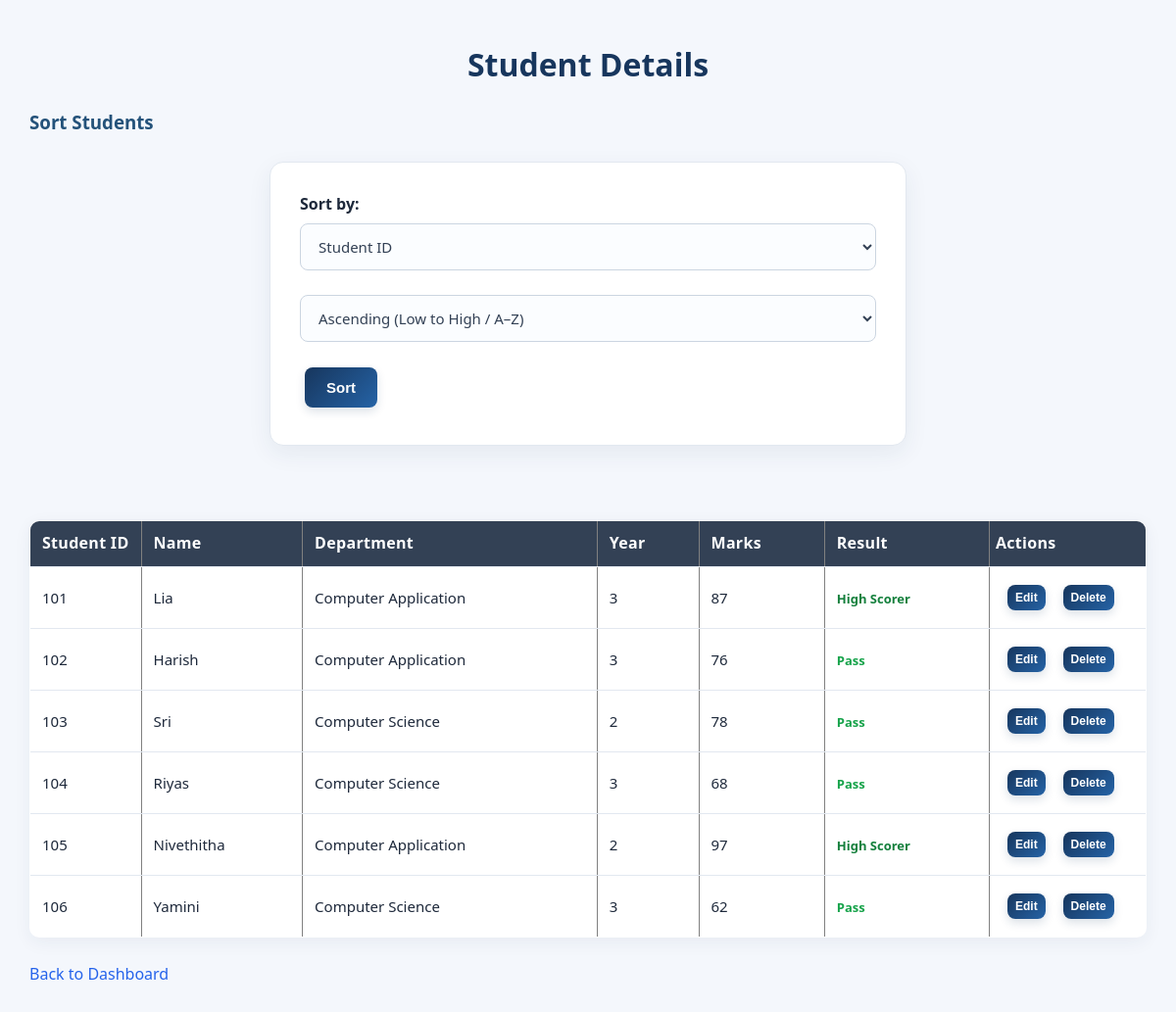
Before: /students with the older database file.
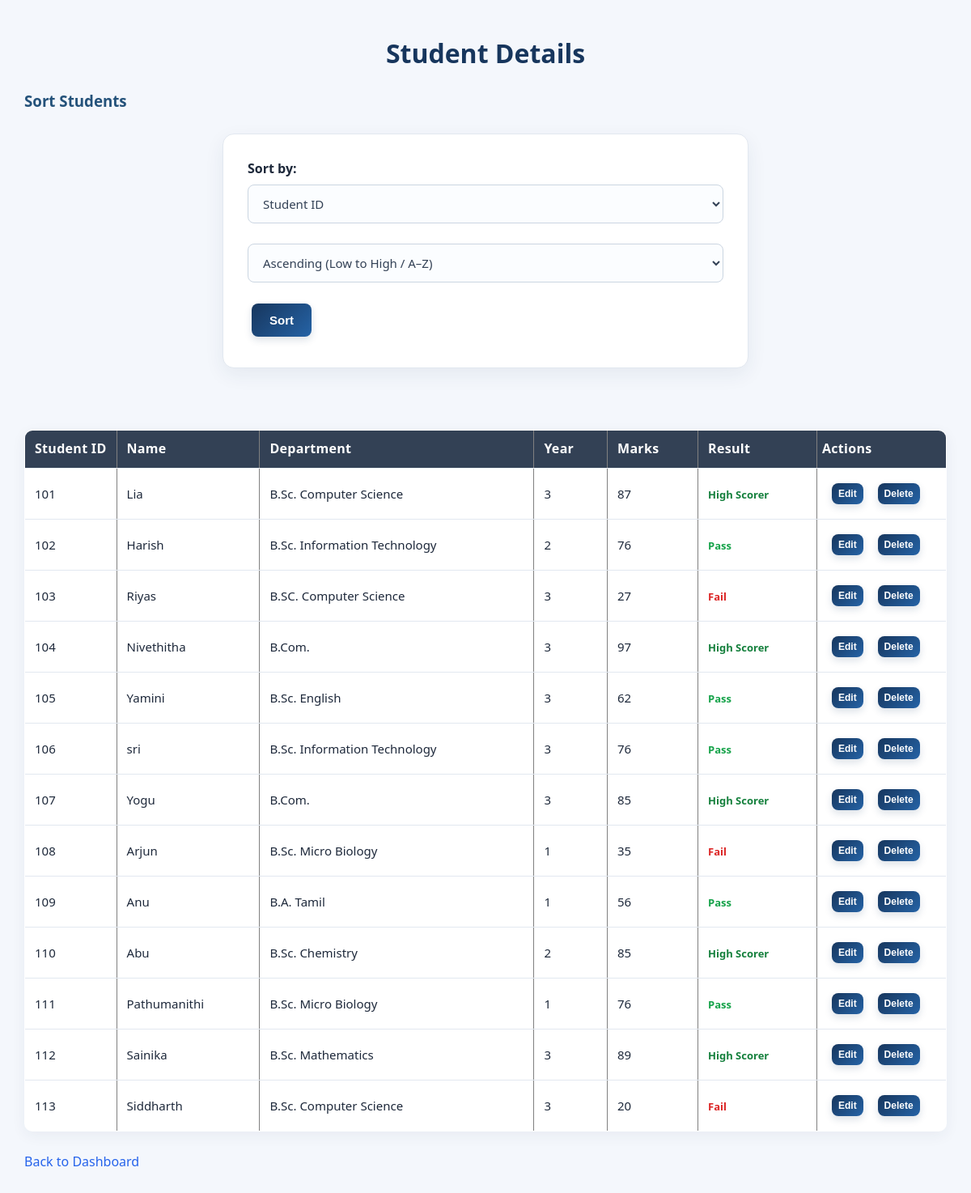
After: the same page with the newer database file.
### tables this page shows
CREATE TABLE students (
            id INTEGER PRIMARY KEY AUTOINCREMENT,
            student_id TEXT,
            name TEXT,
            department TEXT,
            year TEXT,
            marks INTEGER
        );

### app.py (the view)
@app.route("/students")
def view_students():
    connection = sqlite3.connect("students.db")
    cursor = connection.cursor()
    cursor.execute("SELECT * FROM students")
    students = cursor.fetchall()
    connection.close()
    return render_template("students.html", students=students)

### templates/students.html (shortened to what this page needs)
<!DOCTYPE html>
<html lang="en">
<head>
    <link rel="stylesheet" href="{{ url_for('static', filename='style.css') }}">
</head>
<body>
    <h1>Student Details</h1>
<h3>Sort Students</h3>
<form action="{{ url_for('sort_students') }}" method="GET">
    <label for="by">Sort by:</label>
    <select name="by" id="by">
        <option value="student_id">Student ID</option>
    </select>
    <select name="order" id="order">
        <option value="asc">Ascending (Low to High / A–Z)</option>
    </select>
    <button type="submit">Sort</button>
</form>
<br>
    <table border="1">
        <tr>
            <th>Student ID</th>
            <th>Name</th>
            <th>Department</th>
            <th>Year</th>
            <th>Marks</th>
            <th>Result</th>
            <th>Actions</th>
        </tr>
        {% for student in students %}
        <tr>
            <td>{{ student[1] }}</td>
            <td>{{ student[2] }}</td>
            <td>{{ student[3] }}</td>
            <td>{{ student[4] }}</td>
            <td>{{ student[5] }}</td>
            <td>
             {% if student[5]|float < 40 %}
                 <span class="result-badge fail">Fail</span>
             {% elif student[5]|float < 80 %}
                 <span class="result-badge pass">Pass</span>
             {% else %}
                 <span class="result-badge high-scorer">High Scorer</span>
             {% endif %}
            </td>
            <td>
                <a href="{{ url_for('edit_student', student_id=student[0]) }}">
                    <button type="button">Edit</button>
                </a>
                <form action="{{ url_for('delete_student', student_id=student[0]) }}"
                      method="POST"
                      style="display: inline;"
                      onsubmit="return confirm('Are you sure you want to delete this student?');">
                    <button type="submit">Delete</button>
                </form>
            </td>
        </tr>
        {% endfor %}
    </table>
    <br>
    <a href="{{ url_for('home') }}">Back to Dashboard</a>
</body>
</html>

### static/style.css (style rules this page uses)
* { box-sizing: border-box; }
body { font-family: "Segoe UI", Arial, sans-serif; background: #f4f7fc; color: #243247; margin: 0; padding: 30px; line-height: 1.6; }
h1 { color: #17365d; text-align: center; font-size: 32px; font-weight: 700; margin: 10px 0 12px; }
h3 { color: #24527a; }
a { color: #2563eb; text-decoration: none; transition: 0.2s ease; }
button, input[type="submit"] { background: linear-gradient(135deg, #17365d, #2563a6); color: #ffffff; border: none; padding: 12px 22px; margin: 8px 5px; border-radius: 8px; cursor: pointer; font-size: 15px; font-weight: 600; box-shadow: 0 4px 10px rgba(23, 54, 93, 0.15); transition: transform 0.2s ease, box-shadow 0.2s ease; }
form { background: #ffffff; max-width: 650px; margin: 25px auto; padding: 30px; border: 1px solid #e2e8f0; border-radius: 14px; box-shadow: 0 8px 25px rgba(30, 55, 90, 0.07); }
input, select, textarea { width: 100%; padding: 12px 14px; margin-top: 7px; margin-bottom: 18px; border: 1px solid #cbd5e1; border-radius: 8px; background: #fbfdff; color: #243247; font: inherit; transition: border-color 0.2s, box-shadow 0.2s; }
table { width: 100%; border-collapse: collapse; background: #ffffff; margin-top: 25px; border-radius: 10px; overflow: hidden; box-shadow: 0 5px 18px rgba(30, 55, 90, 0.06); }
th { background: #17365d; color: #ffffff; font-weight: 600; letter-spacing: 0.3px; }
th, td { padding: 14px 16px; border-bottom: 1px solid #e8edf5; text-align: left; }
td { color: #334155; }
table { width: 100%; border-collapse: collapse; table-layout: auto; }
th { padding: 10px 12px; background-color: #2563eb; color: #ffffff; font-weight: 700; text-align: left; }
td { padding: 8px 12px; color: #1e293b; font-size: 15px; font-weight: 500; border-bottom: 1px solid #e2e8f0; vertical-align: middle; }
th:last-child, td:last-child { width: 130px; white-space: nowrap; }
td:last-child a, td:last-child button { display: inline-block; margin: 2px; padding: 6px 9px; font-size: 13px; }
table th { background-color: #334155; color: #ffffff; font-weight: 600; }
table td { color: #1e293b; font-weight: 500; }
th:last-child, td:last-child { width: 120px; max-width: 120px; padding: 6px; white-space: normal; }
td:last-child a, td:last-child button { box-sizing: border-box; max-width: 100%; margin: 3px 0; padding: 6px 8px; font-size: 12px; white-space: normal; overflow-wrap: anywhere; }
td:last-child { width: 140px; max-width: 140px; padding: 6px; box-sizing: border-box; }
td:last-child form { display: inline; margin: 0; padding: 0; border: none; background: transparent; box-shadow: none; }
td:last-child a, td:last-child button { display: inline-block; width: auto; min-width: 0; max-width: 100%; box-sizing: border-box; margin: 3px 2px; padding: 6px 8px; font-size: 12px; }
table th:first-child, table td:first-child { width: 90px; white-space: nowrap; }
table th:last-child, table td:last-child { width: 160px; min-width: 160px; white-space: nowrap; }
input, select, textarea { color: #1e293b; font-size: 15px; font-weight: 500; }
table th { font-weight: bold; }
label { font-weight: bold; color: #1e293b; }
input, select, textarea { font-weight: normal; color: #64748b; }
input, select, textarea { color: #334155; font-weight: 500; }
.result-badge { display: inline-block; padding: 5px 12px; border-radius: 6px; font-weight: 700; font-size: 13px; }
.result-badge { display: inline; padding: 0; border: none; border-radius: 0; background: transparent; font-weight: 700; font-size: 13px; }
.result-badge.fail { color: #dc2626; }
.result-badge.pass { color: #16a34a; }
.result-badge.high-scorer { color: #15803d; }

Changed rows visible on the page:
removed students: student "103", name "Sri", department "Computer Science", year "2", marks "78", shows "Pass"
changed students "Lia": department "Computer Application" → "B.Sc. Computer Science"
changed students "Harish": department "Computer Application" → "B.Sc. Information Technology"; year "3" → "2"
changed students "Riyas": student "104" → "103"; department "Computer Science" → "B.SC. Computer Science"; marks "68" → "27"; marks "Pass" → "Fail"
changed students "Nivethitha": student "105" → "104"; department "Computer Application" → "B.Com."; year "2" → "3"
changed students "Yamini": student "106" → "105"; department "Computer Science" → "B.Sc. English"
added students: student "106", name "sri", department "B.Sc. Information Technology", year "3", marks "76", shows "Pass"
added students: student "107", name "Yogu", department "B.Com.", year "3", marks "85", shows "High Scorer"
added students: student "108", name "Arjun", department "B.Sc. Micro Biology", year "1", marks "35", shows "Fail"
added students: student "109", name "Anu", department "B.A. Tamil", year "1", marks "56", shows "Pass"
added students: student "110", name "Abu", department "B.Sc. Chemistry", year "2", marks "85", shows "High Scorer"
added students: student "111", name "Pathumanithi", department "B.Sc. Micro Biology", year "1", marks "76", shows "Pass"
added students: student "112", name "Sainika", department "B.Sc. Mathematics", year "3", marks "89", shows "High Scorer"
added students: student "113", name "Siddharth", department "B.Sc. Computer Science", year "3", marks "20", shows "Fail"
